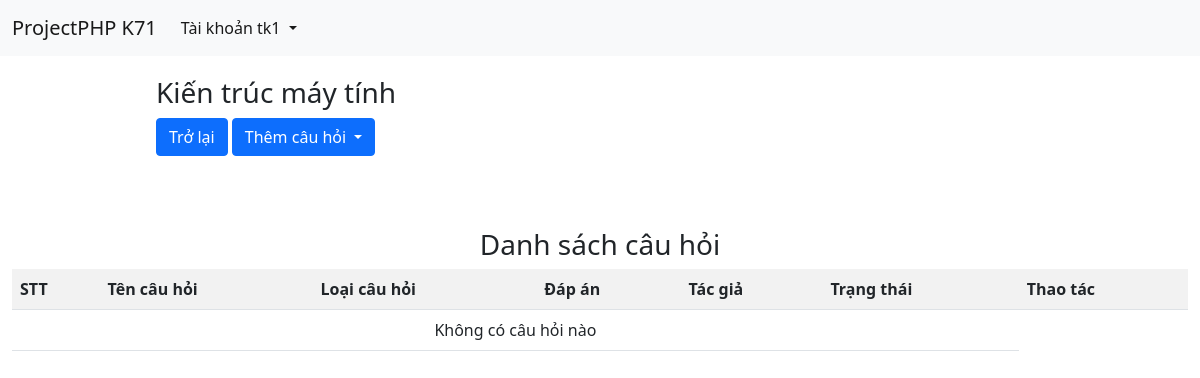
Page /src/bien_tap.php?courseId=1 (signed in) on the earlier database version.
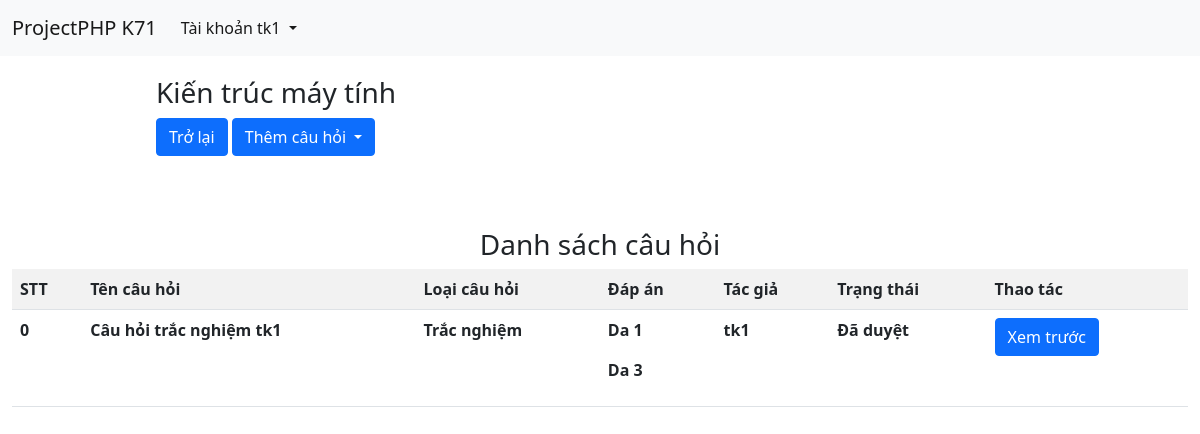
Same page on the later database version.
### tables this page shows
CREATE TABLE `user` (
  `id` int(11) NOT NULL AUTO_INCREMENT,
  `userName` varchar(100) DEFAULT NULL,
  `password` varchar(100) DEFAULT NULL,
  `firstName` varchar(50) DEFAULT NULL,
  `lastName` varchar(50) DEFAULT NULL,
  `role` char(10) DEFAULT 'USER',
  `date_of_birth` date DEFAULT NULL,
  `khoa_id` int(11) DEFAULT NULL,
  PRIMARY KEY (`id`),
  KEY `khoa_id` (`khoa_id`),
  CONSTRAINT `user_ibfk_1` FOREIGN KEY (`khoa_id`) REFERENCES `khoa` (`id`)
);

CREATE TABLE `question` (
  `id` int(11) NOT NULL AUTO_INCREMENT,
  `user_id` int(11) NOT NULL,
  `course_id` int(11) NOT NULL,
  `ques_type` varchar(50) DEFAULT NULL,
  `ques` text DEFAULT NULL,
  `imgpath` varchar(255) DEFAULT NULL,
  `state` varchar(30) DEFAULT 'Chưa duyệt',
  PRIMARY KEY (`id`),
  KEY `user_id` (`user_id`),
  KEY `course_id` (`course_id`),
  CONSTRAINT `question_ibfk_1` FOREIGN KEY (`user_id`) REFERENCES `user` (`id`),
  CONSTRAINT `question_ibfk_2` FOREIGN KEY (`course_id`) REFERENCES `course` (`id`)
);

CREATE TABLE `answer` (
  `id` int(11) NOT NULL AUTO_INCREMENT,
  `ques_id` int(11) DEFAULT NULL,
  `ans` text DEFAULT NULL,
  `isTrue` tinyint(1) DEFAULT NULL,
  `pos` int(11) DEFAULT NULL,
  PRIMARY KEY (`id`),
  KEY `ques_id` (`ques_id`),
  CONSTRAINT `answer_ibfk_1` FOREIGN KEY (`ques_id`) REFERENCES `question` (`id`)
);

### function.php (called while the page is built, shortened)
<?php
	include 'connectdb.php';
    function getByPredicate($tablename,$predicate){
        global $conn;
        $query="select * from $tablename where $predicate";
        $result=mysqli_query($conn,$query);
        if($result) return $result;
        return false;
    }
    function getById($tablename,$id){
        $result=getByPredicate($tablename,"id=$id");
        if($result) return mysqli_fetch_assoc($result);
        return false;
    }
    function getUserById($user_id){
        return getById("user",$user_id);
    }
    function getAnsByQuesId($quesId){
        $result= getByPredicate("Answer","ques_id=$quesId");
        $arr=Array();
        while($row=mysqli_fetch_assoc($result)){
            array_push($arr,$row);
        }
        return $arr;
    }
    function getAllQuestionByCourseId($courseId,$user_id=false) {
        $predicate="course_id=$courseId";
        $user=getUserById($user_id);
        if($user['role']!="ADMIN"){
            $predicate=$predicate." and user_id=$user_id";
        }
        $question=getByPredicate("Question",$predicate);
        $arr=Array();
        while($row=mysqli_fetch_assoc($question)){
            $answers=getAnsByQuesId($row["id"]);
            $user=getUserById($row['user_id']);
            $row["ans"]=$answers;
            $row["user"]=$user;
            array_push($arr,$row);
        }
        return $arr;
    }
?>

### src/bien_tap.php (the view, shortened to what this page needs)
<?php
    include '../function.php';
    include '../connectdb.php';
?>
<!DOCTYPE html>
<html lang="en">
<head>
	<link href="../css/bootstrap.min.css" rel="stylesheet">
</head>
<body>
    <?php
        include 'navbar.php';
    ?>
	<main style="min-height: 100vh; max-width: 100%;">
        <div id="action" style="margin: 20px 0 0 13%;">
            <p class="h3">
                <?php
                    if(isset($_GET["courseId"])){
                        $query="Select * from course where id=$_GET[courseId]";
                        $result=mysqli_query($conn,$query);
                        while($row=mysqli_fetch_assoc($result)){
                            print_r($row['name']);
                        }
                    }
                ?>
            </p>
            <a href="./khoa_hoc.php" class="btn btn-primary">Trở lại</a>
            <button type="button" class="btn btn-primary dropdown-toggle" data-bs-toggle="dropdown">
                Thêm câu hỏi
            </button>
        </div>
        <div class="d-flex flex-wrap flex-column align-items-center" style="padding: 1%;margin: 5% 0 0 0; ">
            <p class="h3">Danh sách câu hỏi</p>
            <form action="./bien_tap.php<?php echo"?courseId=$_GET[courseId]"?>" method="post">
                <table  class="table table-striped">
                    <tr>
                        <th>STT</th>
                        <th>Tên câu hỏi</th>
                        <th>Loại câu hỏi</th>
                        <th>Đáp án</th>
                        <th>Tác giả</th>
                        <th>Trạng thái</th>
                        <th>Thao tác</th>
                    </tr>
                    <?php
                        function actionRender($question){
                            $action="";
                            $action=$action."<button name='view' value='$question[id]' class='btn btn-primary'>Xem trước</button>";
                            return "<div style='display:flex;flex-direction:row;' class='action-btns'>$action</div>";
                        }
                        $questions=getAllQuestionByCourseId($_GET['courseId'],$_SESSION['userid']);
                        for ($i=0; $i <count($questions) ; $i++) {
                            $answers=Array();
                            foreach ($questions[$i]['ans'] as $key => $answer) {
                                if($answer['isTrue']) array_push($answers,$answer);
                            }
                            echo "<tr>
                                    <th>$i</th>
                                    <th>".$questions[$i]['ques']."</th>
                                    <th>".$questions[$i]['ques_type']."</th>
                                    <th>".join(" ",array_map(function($ans){return "<p>$ans[ans]</p>"; },$answers))."</th>
                                    <th>".$questions[$i]['user']['userName']."</th>
                                    <th>".$questions[$i]['state']."</th>
                                    <th>".actionRender($questions[$i])."</th>
                                </tr>";
                        }
                        if(count($questions)==0){
                            echo "<tr>
                                    <td align='center' colspan='6'>Không có câu hỏi nào</td>
                                </tr>";
                        }
                    ?>
                </table>
            </form>
        </div>
	</main>
</body>
</html>

### src/navbar.php (shortened to what this page needs)
<nav class="navbar navbar-expand-lg navbar-light bg-light">
  <div class="container-fluid">
    <a class="navbar-brand" href="#">ProjectPHP K71</a>
    <div class="collapse navbar-collapse" id="navbarNavDropdown">
      <ul class="navbar-nav">
        <li class="nav-item dropdown">
          <a class="nav-link dropdown-toggle active" href="#" id="navbarDropdownMenuLink" role="button" data-bs-toggle="dropdown" aria-expanded="false">
             <?php
                $query="Select * from user where id='$_SESSION[userid]'";
                $result=mysqli_fetch_assoc(mysqli_query($conn,$query));
                echo "Tài khoản $result[userName]";
             ?>
          </a>
        </li>
      </ul>
    </div>
  </div>
</nav>

### src/bien_tap.php (style rules this page uses)
a { text-decoration: none; color: white; }
form { width: 100%; }
.action-btns button { margin-right: 5px; }

Differences in the rows shown:
added question: ques "Câu hỏi trắc nghiệm tk1", ques_type "Trắc nghiệm", state "Đã duyệt"
added answer: ans "Da 1"
added answer: ans "Da 3"
Other differences:
new list line: "0 Xem trước"
new list line: "tk1"
text no longer shown: "Không có câu hỏi nào"
